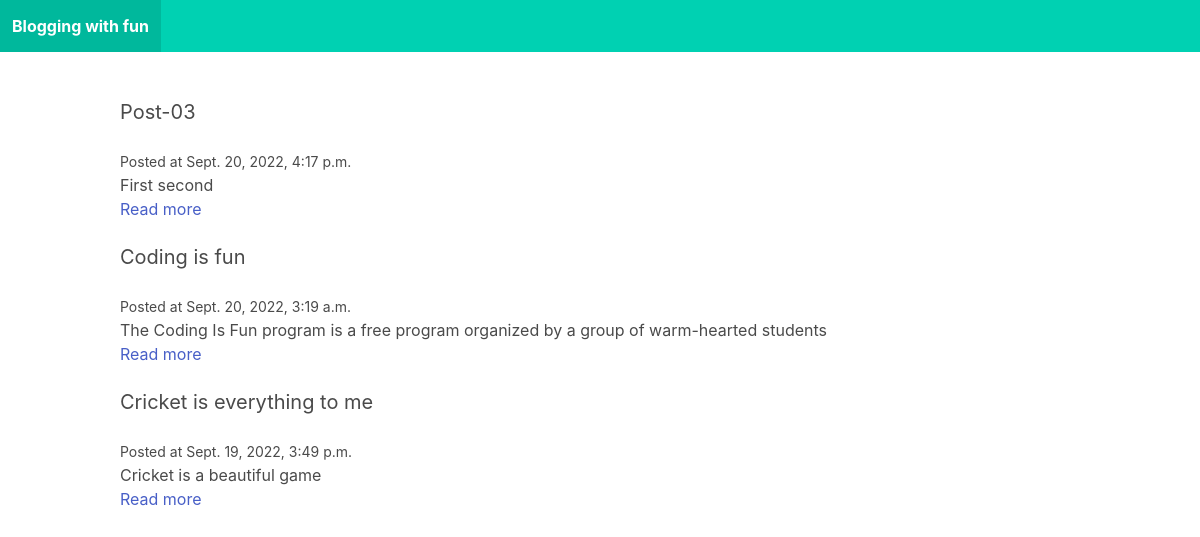
The page / on the database its author committed.
### blog/models.py (models this page shows)
class Post(models.Model):
    title = models.CharField(max_length=255)
    slug = models.SlugField()
    intro = models.TextField()
    body = models.TextField()
    date_added = models.DateTimeField(auto_now_add=True)
    class Meta:
        ordering = ['-date_added']

### blog/views.py (the view)
# urls.py: path('', frontpage, name='frontpage'),
def frontpage(request):
    posts = Post.objects.all()
    return render(request, 'blog/frontpage.html', {'posts': posts})

### blog/templates/blog/frontpage.html
{% extends 'blog/base.html' %}
{% block content %}
{% for post in posts %}
   <div class="post block">
    <h2 class="subtitle">{{ post.title }}</h2>
    <small>Posted at {{ post.date_added }}</small>
    <p>{{ post.intro }}</p>
    <a href="{% url 'post_detail' post.slug %}">Read more</a>
   </div>
{% endfor %}
{% endblock %}

### rows shown on the page
Post: title "Post-03", date_added "Sept. 20, 2022, 4:17 p.m.", intro "First second"
Post: title "Coding is fun", date_added "Sept. 20, 2022, 3:19 a.m.", intro "The Coding Is Fun program is a free program organized by a group of warm-hearted students"
Post: title "Cricket is everything to me", date_added "Sept. 19, 2022, 3:49 p.m.", intro "Cricket is a beautiful game"
